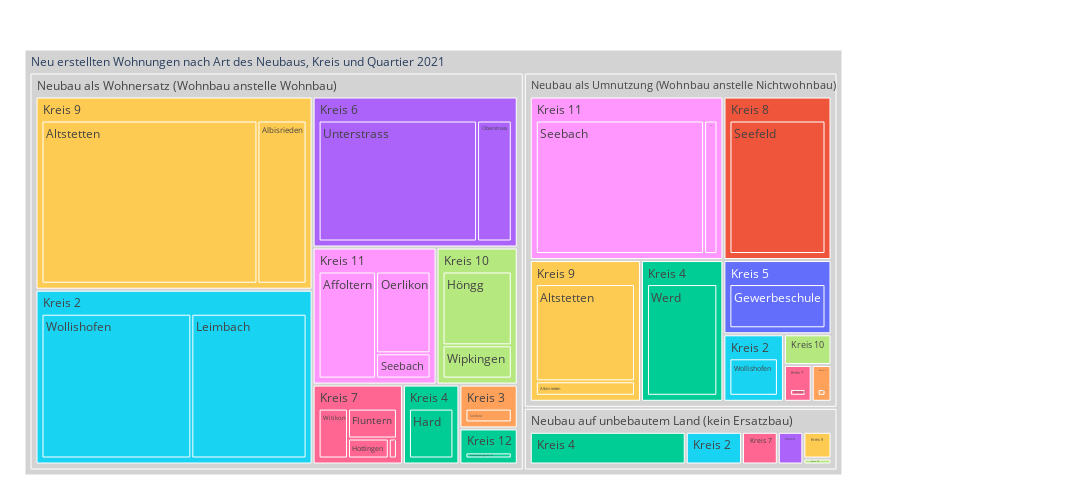

Notebook code cell kept with this figure:
### Code cell
fig = px.treemap(myTreemapAgg.query('sum_AnzWhg >0').reset_index(), path=[px.Constant("Neu erstellten Wohnungen nach Art des Neubaus, Kreis und Quartier 2021")
                                                                                     ,'ArtNeubauLang','KreisLang', 'QuarLang']
                 , values='sum_AnzWhg'
                 , color='KreisLang'
                 ## bei discrete scales (bei Klassen und Strings):                 
                 , color_discrete_map={'(?)':'lightgrey','EVP':'gold', 'SP':'#FF3030', 'PdA':'#EE3B3B', 'Grüne':'#A2CD5A','GLP':'#CAFF70','Die Mitte':'orange','FDP':'#104E8B','AL':'deeppink','SVP':'forestgreen', 'FL ZÜRI':'#8B864E','Volt':'#lightblue' }                
                 ## bei continuous scales (bei Zahlenwerten):
                #, color_continuous_scale='cividis'
                #, color_continuous_midpoint=np.average(df['AnzBestWir'], weights=df['AnzBestWir'])  
                 ,height=500
                 ,width=1100                 
                )
fig.update_traces(root_color="grey")
fig.update_layout(margin = dict(t=50, l=25, r=250, b=25))
fig.show()

### Figure 1 — Plotly figure (JSON) as saved in the notebook; plotly's stock layout.template omitted (floating-point values rounded to 4 significant figures)
{"data": [{"branchvalues": "total", "customdata": [["Kreis 4"], ["Kreis 6"], ["Kreis 6"], ["Kreis 3"], ["Kreis 2"], ["Kreis 7"], ["Kreis 7"], ["Kreis 10"], ["Kreis 2"], ["Kreis 2"], ["Kreis 11"], ["Kreis 9"], ["Kreis 9"], ["Kreis 9"], ["Kreis 3"], ["Kreis 9"], ["Kreis 9"], ["Kreis 7"], ["Kreis 2"], ["Kreis 5"], ["Kreis 7"], ["Kreis 4"], ["Kreis 4"], ["Kreis 7"], ["Kreis 7"], ["Kreis 4"], ["Kreis 6"], ["Kreis 2"], ["Kreis 10"], ["Kreis 10"], ["Kreis 10"], ["Kreis 11"], ["Kreis 8"], ["Kreis 11"], ["Kreis 11"], ["Kreis 11"], ["Kreis 12"], ["Kreis 10"], ["Kreis 10"], ["Kreis 10"], ["Kreis 11"], ["Kreis 11"], ["Kreis 12"], ["Kreis 2"], ["Kreis 2"], ["Kreis 2"], ["Kreis 3"], ["Kreis 3"], ["Kreis 4"], ["Kreis 4"], ["Kreis 4"], ["Kreis 5"], ["Kreis 6"], ["Kreis 6"], ["Kreis 7"], ["Kreis 7"], ["Kreis 7"], ["Kreis 8"], ["Kreis 9"], ["Kreis 9"], ["Kreis 9"], ["(?)"], ["(?)"], ["(?)"], ["(?)"]], "domain": {"x": [0, 1], "y": [0, 1]}, "hovertemplate": "labels=%{label}<br>sum_AnzWhg=%{value}<br>parent=%{parent}<br>id=%{id}<br>KreisLang=%{customdata[0]}<extra></extra>", "ids": ["Neu erstellten Wohnungen nach Art des Neubaus, Kreis und Quartier 2021/Neubau als Umnutzung (Wohnbau anstelle Nichtwohnbau)/Kreis 4/Werd", "Neu erstellten Wohnungen nach Art des Neubaus, Kreis und Quartier 2021/Neubau auf unbebautem Land (kein Ersatzbau)/Kreis 6/Unterstrass", "Neu erstellten Wohnungen nach Art des Neubaus, Kreis und Quartier 2021/Neubau als Wohnersatz (Wohnbau anstelle Wohnbau)/Kreis 6/Unterstrass", "Neu erstellten Wohnungen nach Art des Neubaus, Kreis und Quartier 2021/Neubau als Wohnersatz (Wohnbau anstelle Wohnbau)/Kreis 3/Sihlfeld", "Neu erstellten Wohnungen nach Art des Neubaus, Kreis und Quartier 2021/Neubau als Umnutzung (Wohnbau anstelle Nichtwohnbau)/Kreis 2/Wollishofen", "Neu erstellten Wohnungen nach Art des Neubaus, Kreis und Quartier 2021/Neubau als Wohnersatz (Wohnbau anstelle Wohnbau)/Kreis 7/Witikon", "Neu erstellten Wohnungen nach Art des Neubaus, Kreis und Quartier 2021/Neubau als Umnutzung (Wohnbau anstelle Nichtwohnbau)/Kreis 7/Witikon", "Neu erstellten Wohnungen nach Art des Neubaus, Kreis und Quartier 2021/Neubau als Wohnersatz (Wohnbau anstelle Wohnbau)/Kreis 10/Wipkingen", "Neu erstellten Wohnungen nach Art des Neubaus, Kreis und Quartier 2021/Neubau als Wohnersatz (Wohnbau anstelle Wohnbau)/Kreis 2/Wollishofen", "Neu erstellten Wohnungen nach Art des Neubaus, Kreis und Quartier 2021/Neubau auf unbebautem Land (kein Ersatzbau)/Kreis 2/Wollishofen", "Neu erstellten Wohnungen nach Art des Neubaus, Kreis und Quartier 2021/Neubau als Wohnersatz (Wohnbau anstelle Wohnbau)/Kreis 11/Affoltern", "Neu erstellten Wohnungen nach Art des Neubaus, Kreis und Quartier 2021/Neubau als Umnutzung (Wohnbau anstelle Nichtwohnbau)/Kreis 9/Albisrieden", "Neu erstellten Wohnungen nach Art des Neubaus, Kreis und Quartier 2021/Neubau als Wohnersatz (Wohnbau anstelle Wohnbau)/Kreis 9/Albisrieden", "Neu erstellten Wohnungen nach Art des Neubaus, Kreis und Quartier 2021/Neubau auf unbebautem Land (kein Ersatzbau)/Kreis 9/Albisrieden", "Neu erstellten Wohnungen nach Art des Neubaus, Kreis und Quartier 2021/Neubau als Umnutzung (Wohnbau anstelle Nichtwohnbau)/Kreis 3/Alt-Wiedikon", "Neu erstellten Wohnungen nach Art des Neubaus, Kreis und Quartier 2021/Neubau als Umnutzung (Wohnbau anstelle Nichtwohnbau)/Kreis 9/Altstetten", "Neu erstellten Wohnungen nach Art des Neubaus, Kreis und Quartier 2021/Neubau als Wohnersatz (Wohnbau anstelle Wohnbau)/Kreis 9/Altstetten", "Neu erstellten Wohnungen nach Art des Neubaus, Kreis und Quartier 2021/Neubau auf unbebautem Land (kein Ersatzbau)/Kreis 7/Fluntern", "Neu erstellten Wohnungen nach Art des Neubaus, Kreis und Quartier 2021/Neubau auf unbebautem Land (kein Ersatzbau)/Kreis 2/Enge", "Neu erstellten Wohnungen nach Art des Neubaus, Kreis und Quartier 2021/Neubau als Umnutzung (Wohnbau anstelle Nichtwohnbau)/Kreis 5/Gewerbeschule", "Neu erstellten Wohnungen nach Art des Neubaus, Kreis und Quartier 2021/Neubau als Wohnersatz (Wohnbau anstelle Wohnbau)/Kreis 7/Fluntern", "Neu erstellten Wohnungen nach Art des Neubaus, Kreis und Quartier 2021/Neubau als Wohnersatz (Wohnbau anstelle Wohnbau)/Kreis 4/Hard", "Neu erstellten Wohnungen nach Art des Neubaus, Kreis und Quartier 2021/Neubau auf unbebautem Land (kein Ersatzbau)/Kreis 4/Hard", "Neu erstellten Wohnungen nach Art des Neubaus, Kreis und Quartier 2021/Neubau als Wohnersatz (Wohnbau anstelle Wohnbau)/Kreis 7/Hirslanden", "Neu erstellten Wohnungen nach Art des Neubaus, Kreis und Quartier 2021/Neubau als Wohnersatz (Wohnbau anstelle Wohnbau)/Kreis 7/Hottingen", "Neu erstellten Wohnungen nach Art des Neubaus, Kreis und Quartier 2021/Neubau auf unbebautem Land (kein Ersatzbau)/Kreis 4/Langstrasse", "Neu erstellten Wohnungen nach Art des Neubaus, Kreis und Quartier 2021/Neubau als Wohnersatz (Wohnbau anstelle Wohnbau)/Kreis 6/Oberstrass", "Neu erstellten Wohnungen nach Art des Neubaus, Kreis und Quartier 2021/Neubau als Wohnersatz (Wohnbau anstelle Wohnbau)/Kreis 2/Leimbach", "Neu erstellten Wohnungen nach Art des Neubaus, Kreis und Quartier 2021/Neubau auf unbebautem Land (kein Ersatzbau)/Kreis 10/Höngg", "Neu erstellten Wohnungen nach Art des Neubaus, Kreis und Quartier 2021/Neubau als Wohnersatz (Wohnbau anstelle Wohnbau)/Kreis 10/Höngg", "Neu erstellten Wohnungen nach Art des Neubaus, Kreis und Quartier 2021/Neubau als Umnutzung (Wohnbau anstelle Nichtwohnbau)/Kreis 10/Höngg", "Neu erstellten Wohnungen nach Art des Neubaus, Kreis und Quartier 2021/Neubau als Umnutzung (Wohnbau anstelle Nichtwohnbau)/Kreis 11/Oerlikon", "Neu erstellten Wohnungen nach Art des Neubaus, Kreis und Quartier 2021/Neubau als Umnutzung (Wohnbau anstelle Nichtwohnbau)/Kreis 8/Seefeld", "Neu erstellten Wohnungen nach Art des Neubaus, Kreis und Quartier 2021/Neubau als Umnutzung (Wohnbau anstelle Nichtwohnbau)/Kreis 11/Seebach", "Neu erstellten Wohnungen nach Art des Neubaus, Kreis und Quartier 2021/Neubau als Wohnersatz (Wohnbau anstelle Wohnbau)/Kreis 11/Oerlikon", "Neu erstellten Wohnungen nach Art des Neubaus, Kreis und Quartier 2021/Neubau als Wohnersatz (Wohnbau anstelle Wohnbau)/Kreis 11/Seebach", "Neu erstellten Wohnungen nach Art des Neubaus, Kreis und Quartier 2021/Neubau als Wohnersatz (Wohnbau anstelle Wohnbau)/Kreis 12/Schwamendingen-Mitte", "Neu erstellten Wohnungen nach Art des Neubaus, Kreis und Quartier 2021/Neubau als Umnutzung (Wohnbau anstelle Nichtwohnbau)/Kreis 10", "Neu erstellten Wohnungen nach Art des Neubaus, Kreis und Quartier 2021/Neubau als Wohnersatz (Wohnbau anstelle Wohnbau)/Kreis 10", "Neu erstellten Wohnungen nach Art des Neubaus, Kreis und Quartier 2021/Neubau auf unbebautem Land (kein Ersatzbau)/Kreis 10", "Neu erstellten Wohnungen nach Art des Neubaus, Kreis und Quartier 2021/Neubau als Umnutzung (Wohnbau anstelle Nichtwohnbau)/Kreis 11", "Neu erstellten Wohnungen nach Art des Neubaus, Kreis und Quartier 2021/Neubau als Wohnersatz (Wohnbau anstelle Wohnbau)/Kreis 11", "Neu erstellten Wohnungen nach Art des Neubaus, Kreis und Quartier 2021/Neubau als Wohnersatz (Wohnbau anstelle Wohnbau)/Kreis 12", "Neu erstellten Wohnungen nach Art des Neubaus, Kreis und Quartier 2021/Neubau als Umnutzung (Wohnbau anstelle Nichtwohnbau)/Kreis 2", "Neu erstellten Wohnungen nach Art des Neubaus, Kreis und Quartier 2021/Neubau als Wohnersatz (Wohnbau anstelle Wohnbau)/Kreis 2", "Neu erstellten Wohnungen nach Art des Neubaus, Kreis und Quartier 2021/Neubau auf unbebautem Land (kein Ersatzbau)/Kreis 2", "Neu erstellten Wohnungen nach Art des Neubaus, Kreis und Quartier 2021/Neubau als Umnutzung (Wohnbau anstelle Nichtwohnbau)/Kreis 3", "Neu erstellten Wohnungen nach Art des Neubaus, Kreis und Quartier 2021/Neubau als Wohnersatz (Wohnbau anstelle Wohnbau)/Kreis 3", "Neu erstellten Wohnungen nach Art des Neubaus, Kreis und Quartier 2021/Neubau als Umnutzung (Wohnbau anstelle Nichtwohnbau)/Kreis 4", "Neu erstellten Wohnungen nach Art des Neubaus, Kreis und Quartier 2021/Neubau als Wohnersatz (Wohnbau anstelle Wohnbau)/Kreis 4", "Neu erstellten Wohnungen nach Art des Neubaus, Kreis und Quartier 2021/Neubau auf unbebautem Land (kein Ersatzbau)/Kreis 4", "Neu erstellten Wohnungen nach Art des Neubaus, Kreis und Quartier 2021/Neubau als Umnutzung (Wohnbau anstelle Nichtwohnbau)/Kreis 5", "Neu erstellten Wohnungen nach Art des Neubaus, Kreis und Quartier 2021/Neubau als Wohnersatz (Wohnbau anstelle Wohnbau)/Kreis 6", "Neu erstellten Wohnungen nach Art des Neubaus, Kreis und Quartier 2021/Neubau auf unbebautem Land (kein Ersatzbau)/Kreis 6", "Neu erstellten Wohnungen nach Art des Neubaus, Kreis und Quartier 2021/Neubau als Umnutzung (Wohnbau anstelle Nichtwohnbau)/Kreis 7", "Neu erstellten Wohnungen nach Art des Neubaus, Kreis und Quartier 2021/Neubau als Wohnersatz (Wohnbau anstelle Wohnbau)/Kreis 7", "Neu erstellten Wohnungen nach Art des Neubaus, Kreis und Quartier 2021/Neubau auf unbebautem Land (kein Ersatzbau)/Kreis 7", "Neu erstellten Wohnungen nach Art des Neubaus, Kreis und Quartier 2021/Neubau als Umnutzung (Wohnbau anstelle Nichtwohnbau)/Kreis 8", "Neu erstellten Wohnungen nach Art des Neubaus, Kreis und Quartier 2021/Neubau als Umnutzung (Wohnbau anstelle Nichtwohnbau)/Kreis 9", "Neu erstellten Wohnungen nach Art des Neubaus, Kreis und Quartier 2021/Neubau als Wohnersatz (Wohnbau anstelle Wohnbau)/Kreis 9", "Neu erstellten Wohnungen nach Art des Neubaus, Kreis und Quartier 2021/Neubau auf unbebautem Land (kein Ersatzbau)/Kreis 9", "Neu erstellten Wohnungen nach Art des Neubaus, Kreis und Quartier 2021/Neubau als Umnutzung (Wohnbau anstelle Nichtwohnbau)", "Neu erstellten Wohnungen nach Art des Neubaus, Kreis und Quartier 2021/Neubau als Wohnersatz (Wohnbau anstelle Wohnbau)", "Neu erstellten Wohnungen nach Art des Neubaus, Kreis und Quartier 2021/Neubau auf unbebautem Land (kein Ersatzbau)", "Neu erstellten Wohnungen nach Art des Neubaus, Kreis und Quartier 2021"], "labels": ["Werd", "Unterstrass", "Unterstrass", "Sihlfeld", "Wollishofen", "Witikon", "Witikon", "Wipkingen", "Wollishofen", "Wollishofen", "Affoltern", "Albisrieden", "Albisrieden", "Albisrieden", "Alt-Wiedikon", "Altstetten", "Altstetten", "Fluntern", "Enge", "Gewerbeschule", "Fluntern", "Hard", "Hard", "Hirslanden", "Hottingen", "Langstrasse", "Oberstrass", "Leimbach", "Höngg", "Höngg", "Höngg", "Oerlikon", "Seefeld", "Seebach", "Oerlikon", "Seebach", "Schwamendingen-Mitte", "Kreis 10", "Kreis 10", "Kreis 10", "Kreis 11", "Kreis 11", "Kreis 12", "Kreis 2", "Kreis 2", "Kreis 2", "Kreis 3", "Kreis 3", "Kreis 4", "Kreis 4", "Kreis 4", "Kreis 5", "Kreis 6", "Kreis 6", "Kreis 7", "Kreis 7", "Kreis 7", "Kreis 8", "Kreis 9", "Kreis 9", "Kreis 9", "Neubau als Umnutzung (Wohnbau anstelle Nichtwohnbau)", "Neubau als Wohnersatz (Wohnbau anstelle Wohnbau)", "Neubau auf unbebautem Land (kein Ersatzbau)", "Neu erstellten Wohnungen nach Art des Neubaus, Kreis und Quartier 2021"], "marker": {"colors": ["#00cc96", "#ab63fa", "#ab63fa", "#FFA15A", "#19d3f3", "#FF6692", "#FF6692", "#B6E880", "#19d3f3", "#19d3f3", "#FF97FF", "#FECB52", "#FECB52", "#FECB52", "#FFA15A", "#FECB52", "#FECB52", "#FF6692", "#19d3f3", "#636efa", "#FF6692", "#00cc96", "#00cc96", "#FF6692", "#FF6692", "#00cc96", "#ab63fa", "#19d3f3", "#B6E880", "#B6E880", "#B6E880", "#FF97FF", "#EF553B", "#FF97FF", "#FF97FF", "#FF97FF", "#00cc96", "#B6E880", "#B6E880", "#B6E880", "#FF97FF", "#FF97FF", "#00cc96", "#19d3f3", "#19d3f3", "#19d3f3", "#FFA15A", "#FFA15A", "#00cc96", "#00cc96", "#00cc96", "#636efa", "#ab63fa", "#ab63fa", "#FF6692", "#FF6692", "#FF6692", "#EF553B", "#FECB52", "#FECB52", "#FECB52", "lightgrey", "lightgrey", "lightgrey", "lightgrey"]}, "name": "", "parents": ["Neu erstellten Wohnungen nach Art des Neubaus, Kreis und Quartier 2021/Neubau als Umnutzung (Wohnbau anstelle Nichtwohnbau)/Kreis 4", "Neu erstellten Wohnungen nach Art des Neubaus, Kreis und Quartier 2021/Neubau auf unbebautem Land (kein Ersatzbau)/Kreis 6", "Neu erstellten Wohnungen nach Art des Neubaus, Kreis und Quartier 2021/Neubau als Wohnersatz (Wohnbau anstelle Wohnbau)/Kreis 6", "Neu erstellten Wohnungen nach Art des Neubaus, Kreis und Quartier 2021/Neubau als Wohnersatz (Wohnbau anstelle Wohnbau)/Kreis 3", "Neu erstellten Wohnungen nach Art des Neubaus, Kreis und Quartier 2021/Neubau als Umnutzung (Wohnbau anstelle Nichtwohnbau)/Kreis 2", "Neu erstellten Wohnungen nach Art des Neubaus, Kreis und Quartier 2021/Neubau als Wohnersatz (Wohnbau anstelle Wohnbau)/Kreis 7", "Neu erstellten Wohnungen nach Art des Neubaus, Kreis und Quartier 2021/Neubau als Umnutzung (Wohnbau anstelle Nichtwohnbau)/Kreis 7", "Neu erstellten Wohnungen nach Art des Neubaus, Kreis und Quartier 2021/Neubau als Wohnersatz (Wohnbau anstelle Wohnbau)/Kreis 10", "Neu erstellten Wohnungen nach Art des Neubaus, Kreis und Quartier 2021/Neubau als Wohnersatz (Wohnbau anstelle Wohnbau)/Kreis 2", "Neu erstellten Wohnungen nach Art des Neubaus, Kreis und Quartier 2021/Neubau auf unbebautem Land (kein Ersatzbau)/Kreis 2", "Neu erstellten Wohnungen nach Art des Neubaus, Kreis und Quartier 2021/Neubau als Wohnersatz (Wohnbau anstelle Wohnbau)/Kreis 11", "Neu erstellten Wohnungen nach Art des Neubaus, Kreis und Quartier 2021/Neubau als Umnutzung (Wohnbau anstelle Nichtwohnbau)/Kreis 9", "Neu erstellten Wohnungen nach Art des Neubaus, Kreis und Quartier 2021/Neubau als Wohnersatz (Wohnbau anstelle Wohnbau)/Kreis 9", "Neu erstellten Wohnungen nach Art des Neubaus, Kreis und Quartier 2021/Neubau auf unbebautem Land (kein Ersatzbau)/Kreis 9", "Neu erstellten Wohnungen nach Art des Neubaus, Kreis und Quartier 2021/Neubau als Umnutzung (Wohnbau anstelle Nichtwohnbau)/Kreis 3", "Neu erstellten Wohnungen nach Art des Neubaus, Kreis und Quartier 2021/Neubau als Umnutzung (Wohnbau anstelle Nichtwohnbau)/Kreis 9", "Neu erstellten Wohnungen nach Art des Neubaus, Kreis und Quartier 2021/Neubau als Wohnersatz (Wohnbau anstelle Wohnbau)/Kreis 9", "Neu erstellten Wohnungen nach Art des Neubaus, Kreis und Quartier 2021/Neubau auf unbebautem Land (kein Ersatzbau)/Kreis 7", "Neu erstellten Wohnungen nach Art des Neubaus, Kreis und Quartier 2021/Neubau auf unbebautem Land (kein Ersatzbau)/Kreis 2", "Neu erstellten Wohnungen nach Art des Neubaus, Kreis und Quartier 2021/Neubau als Umnutzung (Wohnbau anstelle Nichtwohnbau)/Kreis 5", "Neu erstellten Wohnungen nach Art des Neubaus, Kreis und Quartier 2021/Neubau als Wohnersatz (Wohnbau anstelle Wohnbau)/Kreis 7", "Neu erstellten Wohnungen nach Art des Neubaus, Kreis und Quartier 2021/Neubau als Wohnersatz (Wohnbau anstelle Wohnbau)/Kreis 4", "Neu erstellten Wohnungen nach Art des Neubaus, Kreis und Quartier 2021/Neubau auf unbebautem Land (kein Ersatzbau)/Kreis 4", "Neu erstellten Wohnungen nach Art des Neubaus, Kreis und Quartier 2021/Neubau als Wohnersatz (Wohnbau anstelle Wohnbau)/Kreis 7", "Neu erstellten Wohnungen nach Art des Neubaus, Kreis und Quartier 2021/Neubau als Wohnersatz (Wohnbau anstelle Wohnbau)/Kreis 7", "Neu erstellten Wohnungen nach Art des Neubaus, Kreis und Quartier 2021/Neubau auf unbebautem Land (kein Ersatzbau)/Kreis 4", "Neu erstellten Wohnungen nach Art des Neubaus, Kreis und Quartier 2021/Neubau als Wohnersatz (Wohnbau anstelle Wohnbau)/Kreis 6", "Neu erstellten Wohnungen nach Art des Neubaus, Kreis und Quartier 2021/Neubau als Wohnersatz (Wohnbau anstelle Wohnbau)/Kreis 2", "Neu erstellten Wohnungen nach Art des Neubaus, Kreis und Quartier 2021/Neubau auf unbebautem Land (kein Ersatzbau)/Kreis 10", "Neu erstellten Wohnungen nach Art des Neubaus, Kreis und Quartier 2021/Neubau als Wohnersatz (Wohnbau anstelle Wohnbau)/Kreis 10", "Neu erstellten Wohnungen nach Art des Neubaus, Kreis und Quartier 2021/Neubau als Umnutzung (Wohnbau anstelle Nichtwohnbau)/Kreis 10", "Neu erstellten Wohnungen nach Art des Neubaus, Kreis und Quartier 2021/Neubau als Umnutzung (Wohnbau anstelle Nichtwohnbau)/Kreis 11", "Neu erstellten Wohnungen nach Art des Neubaus, Kreis und Quartier 2021/Neubau als Umnutzung (Wohnbau anstelle Nichtwohnbau)/Kreis 8", "Neu erstellten Wohnungen nach Art des Neubaus, Kreis und Quartier 2021/Neubau als Umnutzung (Wohnbau anstelle Nichtwohnbau)/Kreis 11", "Neu erstellten Wohnungen nach Art des Neubaus, Kreis und Quartier 2021/Neubau als Wohnersatz (Wohnbau anstelle Wohnbau)/Kreis 11", "Neu erstellten Wohnungen nach Art des Neubaus, Kreis und Quartier 2021/Neubau als Wohnersatz (Wohnbau anstelle Wohnbau)/Kreis 11", "Neu erstellten Wohnungen nach Art des Neubaus, Kreis und Quartier 2021/Neubau als Wohnersatz (Wohnbau anstelle Wohnbau)/Kreis 12", "Neu erstellten Wohnungen nach Art des Neubaus, Kreis und Quartier 2021/Neubau als Umnutzung (Wohnbau anstelle Nichtwohnbau)", "Neu erstellten Wohnungen nach Art des Neubaus, Kreis und Quartier 2021/Neubau als Wohnersatz (Wohnbau anstelle Wohnbau)", "Neu erstellten Wohnungen nach Art des Neubaus, Kreis und Quartier 2021/Neubau auf unbebautem Land (kein Ersatzbau)", "Neu erstellten Wohnungen nach Art des Neubaus, Kreis und Quartier 2021/Neubau als Umnutzung (Wohnbau anstelle Nichtwohnbau)", "Neu erstellten Wohnungen nach Art des Neubaus, Kreis und Quartier 2021/Neubau als Wohnersatz (Wohnbau anstelle Wohnbau)", "Neu erstellten Wohnungen nach Art des Neubaus, Kreis und Quartier 2021/Neubau als Wohnersatz (Wohnbau anstelle Wohnbau)", "Neu erstellten Wohnungen nach Art des Neubaus, Kreis und Quartier 2021/Neubau als Umnutzung (Wohnbau anstelle Nichtwohnbau)", "Neu erstellten Wohnungen nach Art des Neubaus, Kreis und Quartier 2021/Neubau als Wohnersatz (Wohnbau anstelle Wohnbau)", "Neu erstellten Wohnungen nach Art des Neubaus, Kreis und Quartier 2021/Neubau auf unbebautem Land (kein Ersatzbau)", "Neu erstellten Wohnungen nach Art des Neubaus, Kreis und Quartier 2021/Neubau als Umnutzung (Wohnbau anstelle Nichtwohnbau)", "Neu erstellten Wohnungen nach Art des Neubaus, Kreis und Quartier 2021/Neubau als Wohnersatz (Wohnbau anstelle Wohnbau)", "Neu erstellten Wohnungen nach Art des Neubaus, Kreis und Quartier 2021/Neubau als Umnutzung (Wohnbau anstelle Nichtwohnbau)", "Neu erstellten Wohnungen nach Art des Neubaus, Kreis und Quartier 2021/Neubau als Wohnersatz (Wohnbau anstelle Wohnbau)", "Neu erstellten Wohnungen nach Art des Neubaus, Kreis und Quartier 2021/Neubau auf unbebautem Land (kein Ersatzbau)", "Neu erstellten Wohnungen nach Art des Neubaus, Kreis und Quartier 2021/Neubau als Umnutzung (Wohnbau anstelle Nichtwohnbau)", "Neu erstellten Wohnungen nach Art des Neubaus, Kreis und Quartier 2021/Neubau als Wohnersatz (Wohnbau anstelle Wohnbau)", "Neu erstellten Wohnungen nach Art des Neubaus, Kreis und Quartier 2021/Neubau auf unbebautem Land (kein Ersatzbau)", "Neu erstellten Wohnungen nach Art des Neubaus, Kreis und Quartier 2021/Neubau als Umnutzung (Wohnbau anstelle Nichtwohnbau)", "Neu erstellten Wohnungen nach Art des Neubaus, Kreis und Quartier 2021/Neubau als Wohnersatz (Wohnbau anstelle Wohnbau)", "Neu erstellten Wohnungen nach Art des Neubaus, Kreis und Quartier 2021/Neubau auf unbebautem Land (kein Ersatzbau)", "Neu erstellten Wohnungen nach Art des Neubaus, Kreis und Quartier 2021/Neubau als Umnutzung (Wohnbau anstelle Nichtwohnbau)", "Neu erstellten Wohnungen nach Art des Neubaus, Kreis und Quartier 2021/Neubau als Umnutzung (Wohnbau anstelle Nichtwohnbau)", "Neu erstellten Wohnungen nach Art des Neubaus, Kreis und Quartier 2021/Neubau als Wohnersatz (Wohnbau anstelle Wohnbau)", "Neu erstellten Wohnungen nach Art des Neubaus, Kreis und Quartier 2021/Neubau auf unbebautem Land (kein Ersatzbau)", "Neu erstellten Wohnungen nach Art des Neubaus, Kreis und Quartier 2021", "Neu erstellten Wohnungen nach Art des Neubaus, Kreis und Quartier 2021", "Neu erstellten Wohnungen nach Art des Neubaus, Kreis und Quartier 2021", ""], "root": {"color": "grey"}, "type": "treemap", "values": [80, 10, 169, 17, 28, 18, 7, 23, 182, 4, 58, 14, 66, 9, 5, 94, 290, 14, 18, 55, 18, 30, 46, 2, 10, 15, 37, 140, 2, 51, 10, 16, 121, 201, 42, 13, 14, 10, 74, 2, 217, 113, 14, 28, 322, 22, 5, 17, 80, 30, 61, 55, 206, 10, 7, 48, 14, 121, 108, 356, 9, 631, 1180, 118, 1929]}], "layout": {"height": 500, "legend": {"tracegroupgap": 0}, "margin": {"b": 25, "l": 25, "r": 250, "t": 50}, "width": 1100}}
